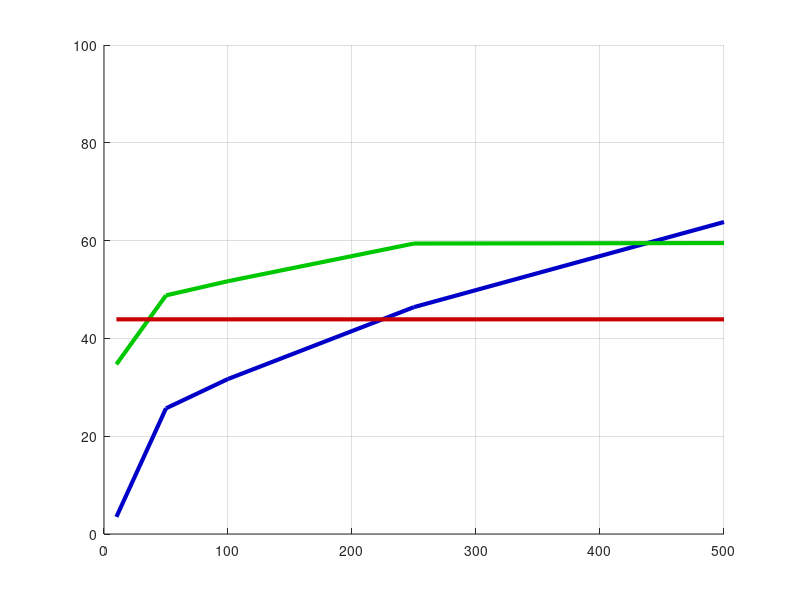

Here is the MATLAB script that generated this plot:
function temp_plots2()

    %% Num 3D models
    figure;
%     listModels = [1 2 3 5 7 10 15];
    listNeg = [10, 50, 100, 250, 500];
%     AP_neg_tgt = [14.8 45.2 64.8 67.8 70.6];
    AP_neg_tgt = [3.5 25.7 31.7 46.4 63.8];
%     AP_neg_both = [40.1 50.8 61.2 65.5 69.2];
	AP_neg_both = [34.7 48.8 51.7 59.4 59.5];
%     AP_syn = [30.3 30.3 30.3 30.3 30.3];
    AP_syn = [43.9 43.9 43.9 43.9 43.9];
    
%     EPFL_8_no = [80.83 84.77 87.9 88.53 89.63 88.98 89.29];
%     EPFL_8_da = [90.68 91.81 93.34 91.67 91.74 91.88 91.73];
%     EPFL_16_no = [64.64 70.44 73.00 76.42 76.16 76.1 77.69];
%     EPFL_16_da = [79.14 80.25 80.28 82.81 83.53 83.14 81.86];
%     EPFL_24_no = [57.81 60.80 62.02 65.68 67.74 66.11 67.59];
%     EPFL_24_da = [67.34 67.65 70.64 73.14 73.86 71.85 72.93];
% 
%     PASCAL_8_no = [75.02 77.53 80.19 79.68 80.44 79.72 79.02];
%     PASCAL_8_da = [79.74 81.49 82.32 82.91 83.03 82.94 83.29];
%     PASCAL_16_no = [60.31 66.75 69.73 67.4 67.88 64.88 66.16];
%     PASCAL_16_da = [63.68 65.45 69.09 69.51 67.61 68.52 67.01];
%     PASCAL_24_no = [38.38 42.26 44.77 51.13 48.58 48.56 51.08];
%     PASCAL_24_da = [44.66 45.71 48.60 54.17 52.98 53.08 52.64];
%     
%     IMAGENET_8_no = [83.23 87.74 89.48 87.94 88.19 89.2 88.68];
%     IMAGENET_8_da = [88.66 89.44 90.23 89.95 89.85 89.99 90.45];
%     IMAGENET_16_no = [69.55 70.21 71.59 72.49 72.53 72.39 74.10];
%     IMAGENET_16_da = [69.55 71.56 72.83 72.99 72.57 73.12 74.34];
%     IMAGENET_24_no = [49.47 53.64 56.03 58.75 59.09 60.57 60.73];
%     IMAGENET_24_da = [56.84 58.09 59.24 60.63 60.14 61.5 63.52];
    
    % clusters = [8, 16, 32, 64, 132, 164, 200, 240, 272, 312, 344, 400, 440, 480];
    % acc_clusters = [64.80, 63.00, 67.00, 68.50, 70.50, 70.80, 70.95, 71.50, 71.89, 72.00, 71.75, 72.15, 71.90 ,71.85];
    % numTgt = [1, 2, 5, 10, 15, 20, 25, 35, 50, 60, 70, 80, 90, 100, 115, 130, 145, 160, 180, 197, 225, 250];
    % accNumTgt = [57.0, 56.0, 53.0, 56.0, 60.0, 62.0, 63.0, 67.0, 67.5, 68.0, 69.2, 69.0, 69.2, 69.0, 70.3, 70.7, 71.1, 71.5, 71.3, 72.1, 71.7, 71.5];
    
    hold on;
    grid on;
    plot(listNeg, AP_neg_tgt, '-', 'Color',[0/255, 0/255 200/255], 'LineWidth', 3);
    plot(listNeg, AP_neg_both, '-', 'Color',[0/255, 200/255 0/255], 'LineWidth', 3);
    plot(listNeg, AP_syn, '-', 'Color',[200/255, 0/255 0/255], 'LineWidth', 3);
    
%     plot(listModels, IMAGENET_8_no, '--', 'Color',[191/255, 26/255 26/255], 'LineWidth', 3, 'LineSmoothing', 'off');
%     plot(listModels, IMAGENET_8_da, '-', 'Color',[191/255, 26/255 26/255], 'LineWidth', 3, 'LineSmoothing', 'off');
%     plot(listModels, IMAGENET_16_no, '--', 'Color',[26/255, 26/255 191/255], 'LineWidth', 3, 'LineSmoothing', 'off');
%     plot(listModels, IMAGENET_16_da, '-', 'Color',[26/255, 26/255 191/255], 'LineWidth', 3, 'LineSmoothing', 'off');
%     plot(listModels, IMAGENET_24_no, '--', 'Color',[26/255, 191/255 26/255], 'LineWidth', 3, 'LineSmoothing', 'off');
%     plot(listModels, IMAGENET_24_da, '-', 'Color',[26/255, 191/255 26/255], 'LineWidth', 3, 'LineSmoothing', 'off');
    % set(gca, 'XTick', [0 20 40 60 80 100 120 140 160 180]);
    axis([0 500 0 100]);
    % axis off;
    % title('16 viewpoint refinement accuracy (EPFL dataset)');
    % xlabel('number of synthetised 3D models');
    % ylabel('viewpoints accuracy');
    
    hold off;
    
    %% Others...
    
end